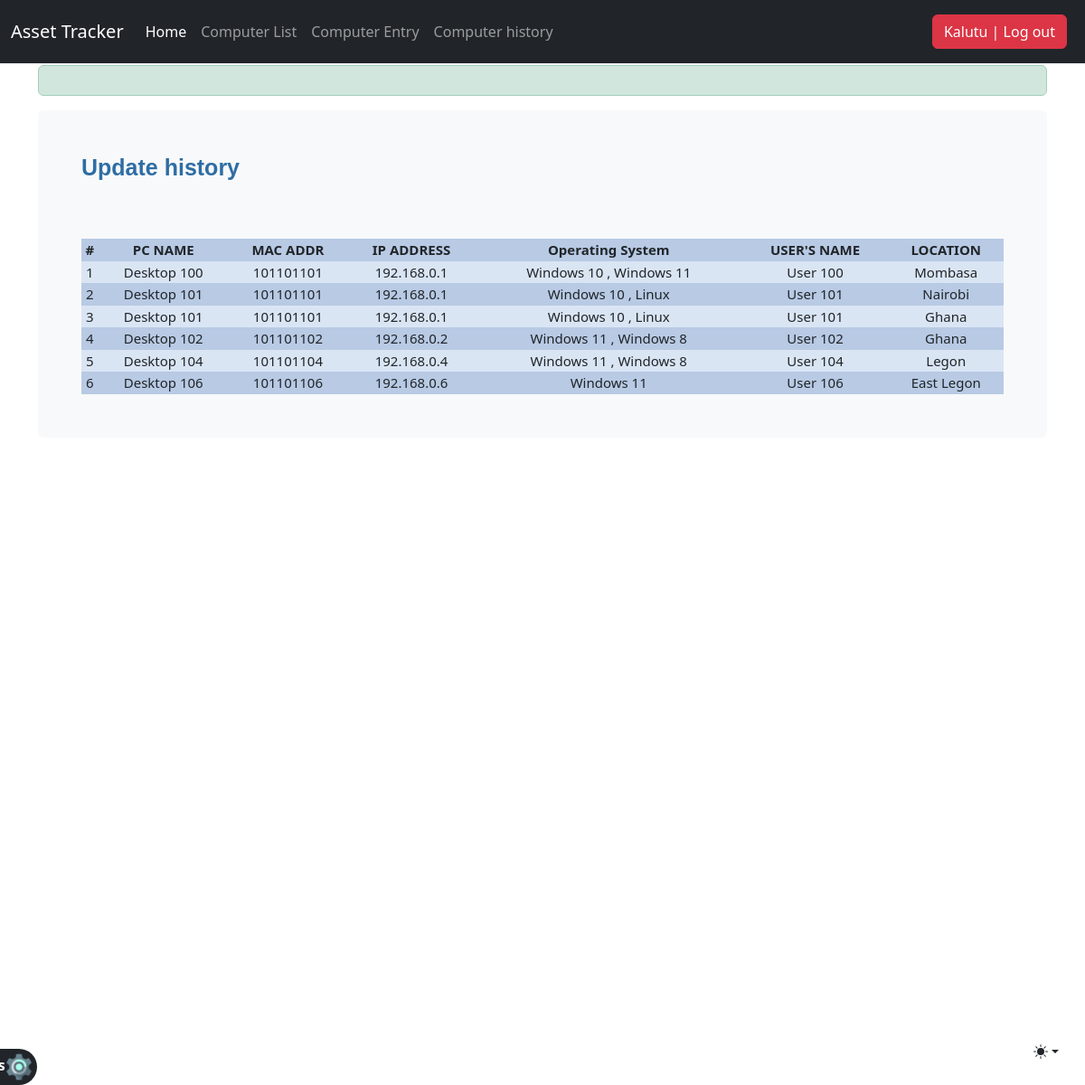
/computerhistory_list/ (signed in), run on an earlier commit of the app's database.
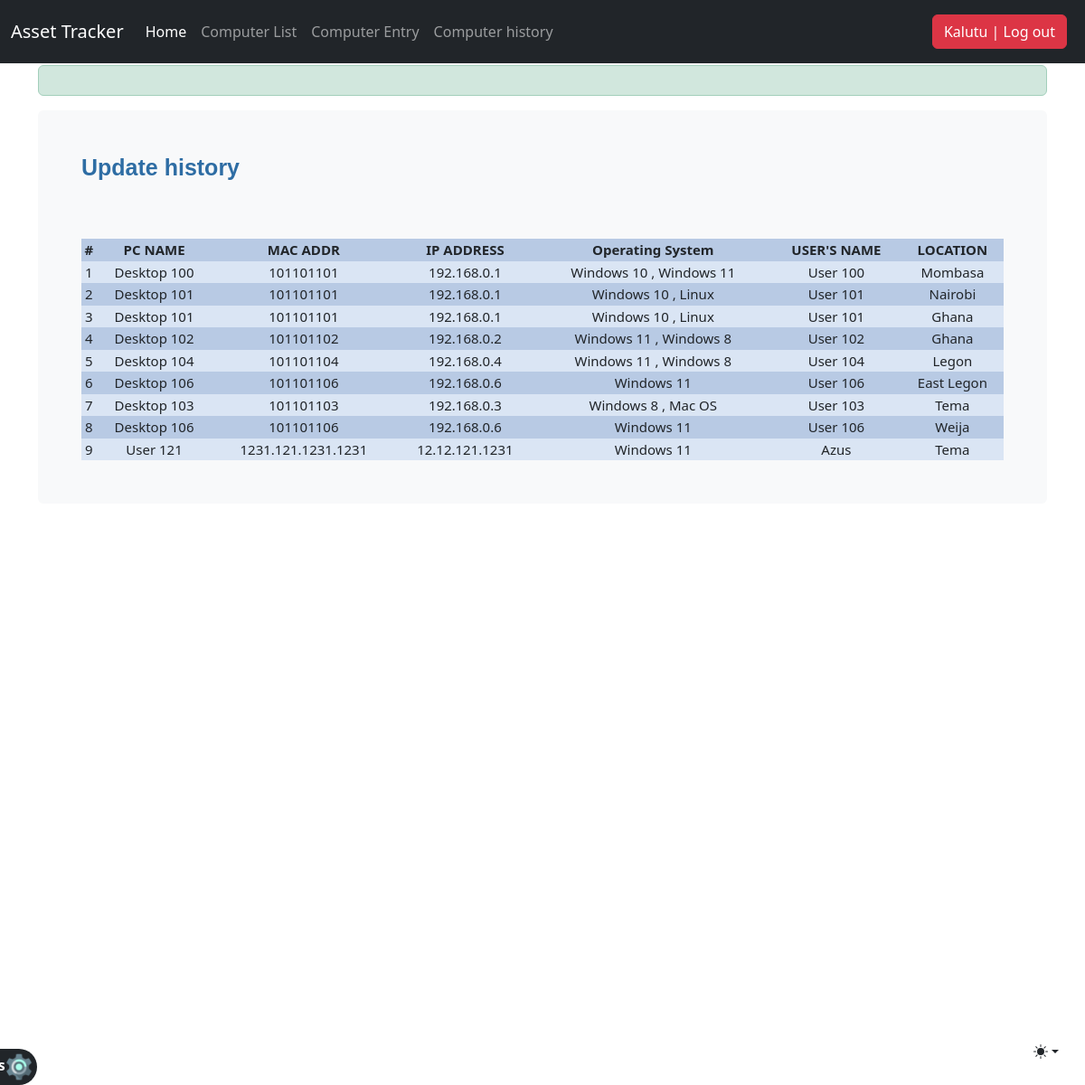
And on a later commit of the database.
### djangoapp/models.py (models this page shows, shortened)
class ComputerHistory(models.Model):
    computer_name = models.CharField(max_length=30, blank=True, null=True)
    IP_address = models.CharField(max_length=30, blank=True, null=True)
    MAC_address = models.CharField(max_length=30, blank=True, null=True)
    operating_system = models.ManyToManyField(Operating_system, blank=True)
    users_name = models.CharField(max_length=30, blank=True, null=True)
    location = models.CharField(max_length=30, blank=True, null=True)
    purchase_date = models.DateField("Purchase Date(mm/dd/2019)", auto_now_add=False, auto_now=False, blank=True, null=True)
    timestamp = models.DateTimeField(auto_now_add=True)

class Operating_system(models.Model):
    operating_system = models.CharField(max_length=30, blank=True)

### djangoapp/views.py (the view)
# urls.py: path('computerhistory_list/', computerhistory_list, name='computerhistory_list'),
def computerhistory_list(request):
    title = 'Update history'
    queryset = ComputerHistory.objects.all()
    context = {
       "title": title,
       "queryset": queryset,
    }
    return render(request, "computerhistory_list.html", context)

### djangoapp/templates/computerhistory_list.html (shortened to what this page needs)
{% extends "header.html" %}
{% load static %}
{% load bootstrap5 %}
{% block header %}
<link rel="stylesheet" href="../static/css/bootstrap.min.css">
<link rel="stylesheet" href="../static/css/navbar-fixed.css">
<link rel="stylesheet" href="../static/css/stylesheet.css">
<main class="container">
  {%if request.user.is_authenticated%}
  <div class="alert alert-success">
  </div>
  <div class="bg-body-tertiary p-5 rounded">
    <h1 class="title mb-5"> {{ title }}</h1>
    <table>
        <tr>
            <th>#</th>
            <th>PC NAME</th>
            <th>MAC ADDR</th>
            <th>IP ADDRESS</th>
            <th>Operating System</th>
            <th>USER'S NAME</th>
            <th>LOCATION</th>
        </tr>
        {% for instance in queryset %}
        <tr>
          <td>{{ forloop.counter }}</td>
          <td>{{ instance.computer_name }}</td>
          <td>{{ instance.MAC_address }}</td>
          <td>{{ instance.IP_address }}</td>
          <td>
              {% for os in instance.operating_system.all %}
                  {{ os.operating_system }}
                  {% if not forloop.last %}, {% endif %}
              {% endfor %}
          </td>
          <td>{{ instance.users_name }}</td>
          <td>{{ instance.location }}</td>
        </tr>
        {% endfor %}
    </table>
  </div>
  {%else%}
  <p>Log in <a href="/accounts/login">here</a></p>
  {%endif%}
</main>
{% endblock header %}

What changed in the data, as far as the page shows it:
added ComputerHistory: computer_name "Desktop 103", MAC_address "101101103", IP_address "192.168.0.3", users_name "User 103", location "Tema", Operating_system (operating_system "Windows 8")
now on this page (row unchanged): Operating_system: operating_system "Mac OS", shown under "Desktop 103"
added ComputerHistory: computer_name "Desktop 106", MAC_address "101101106", IP_address "192.168.0.6", users_name "User 106", location "Weija", Operating_system (operating_system "Windows 11")
added ComputerHistory: computer_name "User 121", MAC_address "1231.121.1231.1231", IP_address "12.12.121.1231", users_name "Azus", location "Tema", Operating_system (operating_system "Windows 11")
